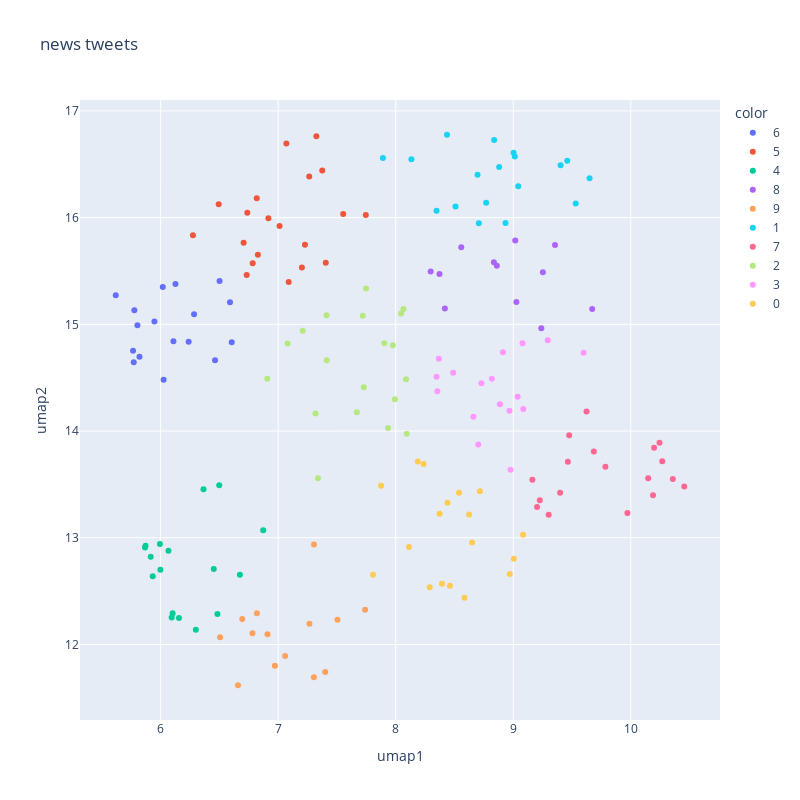

Notebook code for this chart:
### Code cell
import plotly.express as px
import textwrap
from ipywidgets import interactive, HBox, VBox
import plotly.graph_objs as go

to_display = 'body'

# Test the visuals
dat[to_display] = dat[to_display].str.wrap(30)
dat[to_display] = dat[to_display].apply(lambda x: x.replace('\n', '<br>'))
labels_cat = dat['cluster'].astype("category")
columns = ['title', 'href', 'body'] + ['keyword' + str(i) for i in range(1, 6)] 
f = px.scatter(dat, x ='umap1', y ='umap2', hover_data=columns, width = 800, height = 800, title = 'news tweets', color = labels_cat)

display(f)
